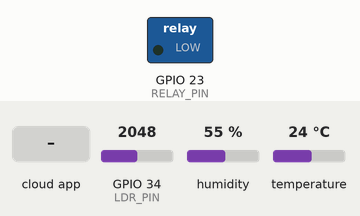
Simulated run of this sketch. Board: ESP32. Shown: switched loads named in the sketch (green lamp = pin HIGH). The test bench sets the inputs (shaded band); at power-on: GPIO 34 (LDR_PIN) = 2048, humidity 55 %, temperature 24 °C. WiFi joins after 1.5 s; servers stay silent unless stated; the Firebase database answers and starts empty; what the sketch prints to the serial monitor is not drawn.

Above: at 3.1 s.
3.2 s: the phone or cloud app sets bulb to 1
At 5.1 s:
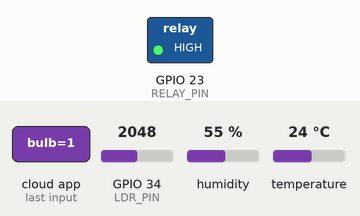
5.9 s: the phone or cloud app sets mode to AUTO
At 7.8 s:
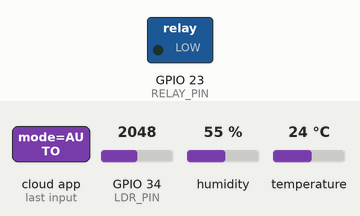
Timing chart, 0 to 9.3 s (numbered marks = the images above; inputs shaded):
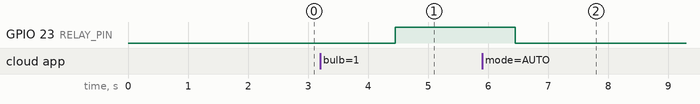

The sketch:

Firebase_Logging__Automation___Data_Export.ino
```cpp
#include <WiFi.h>
#include <DHT.h>

#include <Firebase_ESP_Client.h>

#include "addons/TokenHelper.h"
#include "addons/RTDBHelper.h"

// =====================================================
// Wi-Fi Configuration
// =====================================================

#define WIFI_SSID "YOUR_WIFI_NAME"
#define WIFI_PASSWORD "YOUR_WIFI_PASSWORD"

// =====================================================
// Firebase Configuration
// =====================================================

#define API_KEY "YOUR_FIREBASE_API_KEY"

#define DATABASE_URL "https://YOUR-PROJECT-ID-default-rtdb.firebaseio.com/"

#define USER_EMAIL "YOUR_FIREBASE_EMAIL"
#define USER_PASSWORD "YOUR_FIREBASE_PASSWORD"

// =====================================================
// Pin Configuration
// =====================================================

#define DHT_PIN 4
#define DHT_TYPE DHT11

#define LDR_PIN 34

#define RELAY_PIN 23

// =====================================================
// Objects
// =====================================================

DHT dht(DHT_PIN, DHT_TYPE);

FirebaseData fbdo;
FirebaseAuth auth;
FirebaseConfig config;

// =====================================================
// Variables
// =====================================================

float temperature = 0;
float humidity = 0;

int lightLevel = 0;

// Manual bulb state
bool bulbState = false;

// AUTO or MANUAL
String mode = "MANUAL";

// Light threshold
int lightThreshold = 1500;

// Timing
unsigned long previousSensorMillis = 0;
unsigned long previousLogMillis = 0;
unsigned long previousControlMillis = 0;

const unsigned long SENSOR_INTERVAL = 5000;
const unsigned long LOG_INTERVAL = 30000;
const unsigned long CONTROL_INTERVAL = 2000;

// =====================================================
// Setup
// =====================================================

void setup()
{
  Serial.begin(115200);

  // DHT initialization
  dht.begin();

  // Relay initialization
  pinMode(RELAY_PIN, OUTPUT);

  // Bulb OFF initially
  digitalWrite(RELAY_PIN, LOW);

  // ===================================================
  // Connect to Wi-Fi
  // ===================================================

  Serial.println();
  Serial.print("Connecting to Wi-Fi");

  WiFi.begin(WIFI_SSID, WIFI_PASSWORD);

  while (WiFi.status() != WL_CONNECTED)
  {
    Serial.print(".");
    delay(500);
  }

  Serial.println();
  Serial.println("Wi-Fi Connected!");

  Serial.print("ESP32 IP Address: ");
  Serial.println(WiFi.localIP());

  // ===================================================
  // Firebase Configuration
  // ===================================================

  config.api_key = API_KEY;

  config.database_url = DATABASE_URL;

  auth.user.email = USER_EMAIL;
  auth.user.password = USER_PASSWORD;

  config.token_status_callback = tokenStatusCallback;

  Firebase.begin(&config, &auth);

  Firebase.reconnectWiFi(true);

  Serial.println("Firebase initialized!");

  // ===================================================
  // Get initial control settings
  // ===================================================

  readControlSettings();
}

// =====================================================
// Main Loop
// =====================================================

void loop()
{
  if (!Firebase.ready())
  {
    return;
  }

  // ---------------------------------------------------
  // Read sensors
  // ---------------------------------------------------

  if (millis() - previousSensorMillis >= SENSOR_INTERVAL)
  {
    previousSensorMillis = millis();

    readSensors();

    uploadCurrentSensorData();
  }

  // ---------------------------------------------------
  // Read dashboard control settings
  // ---------------------------------------------------

  if (millis() - previousControlMillis >= CONTROL_INTERVAL)
  {
    previousControlMillis = millis();

    readControlSettings();

    if (mode == "AUTO")
    {
      automaticLightControl();
    }
    else
    {
      manualLightControl();
    }
  }

  // ---------------------------------------------------
  // Store historical data
  // ---------------------------------------------------

  if (millis() - previousLogMillis >= LOG_INTERVAL)
  {
    previousLogMillis = millis();

    createHistoryLog();
  }
}

// =====================================================
// Read DHT11 and LDR
// =====================================================

void readSensors()
{
  float newTemperature = dht.readTemperature();
  float newHumidity = dht.readHumidity();

  if (!isnan(newTemperature))
  {
    temperature = newTemperature;
  }

  if (!isnan(newHumidity))
  {
    humidity = newHumidity;
  }

  lightLevel = analogRead(LDR_PIN);

  Serial.println();
  Serial.println("================================");

  Serial.print("Temperature : ");
  Serial.print(temperature);
  Serial.println(" °C");

  Serial.print("Humidity    : ");
  Serial.print(humidity);
  Serial.println(" %");

  Serial.print("Light Level : ");
  Serial.println(lightLevel);

  Serial.print("Mode        : ");
  Serial.println(mode);

  Serial.print("Threshold   : ");
  Serial.println(lightThreshold);

  Serial.print("Bulb        : ");

  if (bulbState)
  {
    Serial.println("ON");
  }
  else
  {
    Serial.println("OFF");
  }

  Serial.println("================================");
}

// =====================================================
// Upload Current Sensor Data
// =====================================================

void uploadCurrentSensorData()
{
  Firebase.RTDB.setFloat(
    &fbdo,
    "/iot/sensors/temperature",
    temperature
  );

  Firebase.RTDB.setFloat(
    &fbdo,
    "/iot/sensors/humidity",
    humidity
  );

  Firebase.RTDB.setInt(
    &fbdo,
    "/iot/sensors/lightLevel",
    lightLevel
  );
}

// =====================================================
// Read Control Settings From Firebase
// =====================================================

void readControlSettings()
{
  // ---------------------------------------------------
  // Read Mode
  // ---------------------------------------------------

  if (Firebase.RTDB.getString(
        &fbdo,
        "/iot/control/mode"))
  {
    mode = fbdo.stringData();

    mode.toUpperCase();
  }

  // ---------------------------------------------------
  // Read Light Threshold
  // ---------------------------------------------------

  if (Firebase.RTDB.getInt(
        &fbdo,
        "/iot/control/threshold"))
  {
    lightThreshold = fbdo.intData();
  }

  // ---------------------------------------------------
  // Read Manual Bulb State
  // ---------------------------------------------------

  if (Firebase.RTDB.getBool(
        &fbdo,
        "/iot/control/bulb"))
  {
    bulbState = fbdo.boolData();
  }
}

// =====================================================
// Manual Bulb Control
// =====================================================

void manualLightControl()
{
  digitalWrite(
    RELAY_PIN,
    bulbState ? HIGH : LOW
  );
}

// =====================================================
// Automatic Light Control
// =====================================================

void automaticLightControl()
{
  /*
     If the light level is below the threshold,
     the environment is considered dark.

     Therefore:

     DARK  -> BULB ON
     LIGHT -> BULB OFF
  */

  if (lightLevel < lightThreshold)
  {
    bulbState = true;
  }
  else
  {
    bulbState = false;
  }

  digitalWrite(
    RELAY_PIN,
    bulbState ? HIGH : LOW
  );

  // Update the automatically calculated state
  // in Firebase so the dashboard can display it.

  Firebase.RTDB.setBool(
    &fbdo,
    "/iot/control/bulb",
    bulbState
  );
}

// =====================================================
// Create Historical Log
// =====================================================

void createHistoryLog()
{
  // Create a unique key using Firebase push()
  String path = "/iot/history";

  if (Firebase.RTDB.pushInt(
        &fbdo,
        path,
        millis()))
  {
    String logPath = fbdo.dataPath();

    // -------------------------------------------------
    // Timestamp
    // -------------------------------------------------

    Firebase.RTDB.setString(
      &fbdo,
      logPath + "/timestamp",
      String(millis())
    );

    // -------------------------------------------------
    // Temperature
    // -------------------------------------------------

    Firebase.RTDB.setFloat(
      &fbdo,
      logPath + "/temperature",
      temperature
    );

    // -------------------------------------------------
    // Humidity
    // -------------------------------------------------

    Firebase.RTDB.setFloat(
      &fbdo,
      logPath + "/humidity",
      humidity
    );

    // -------------------------------------------------
    // Light Level
    // -------------------------------------------------

    Firebase.RTDB.setInt(
      &fbdo,
      logPath + "/lightLevel",
      lightLevel
    );

    // -------------------------------------------------
    // Bulb State
    // -------------------------------------------------

    Firebase.RTDB.setBool(
      &fbdo,
      logPath + "/bulbStatus",
      bulbState
    );

    // -------------------------------------------------
    // Mode
    // -------------------------------------------------

    Firebase.RTDB.setString(
      &fbdo,
      logPath + "/mode",
      mode
    );

    Serial.println("Historical data saved to Firebase.");
  }
  else
  {
    Serial.print("History log failed: ");
    Serial.println(fbdo.errorReason());
  }
}
```

Measured:
- after the input at 3.2 s, GPIO 23 (RELAY_PIN): LOW → HIGH after 1.3 s
- after the input at 5.9 s, GPIO 23 (RELAY_PIN): HIGH → LOW after 0.55 s
